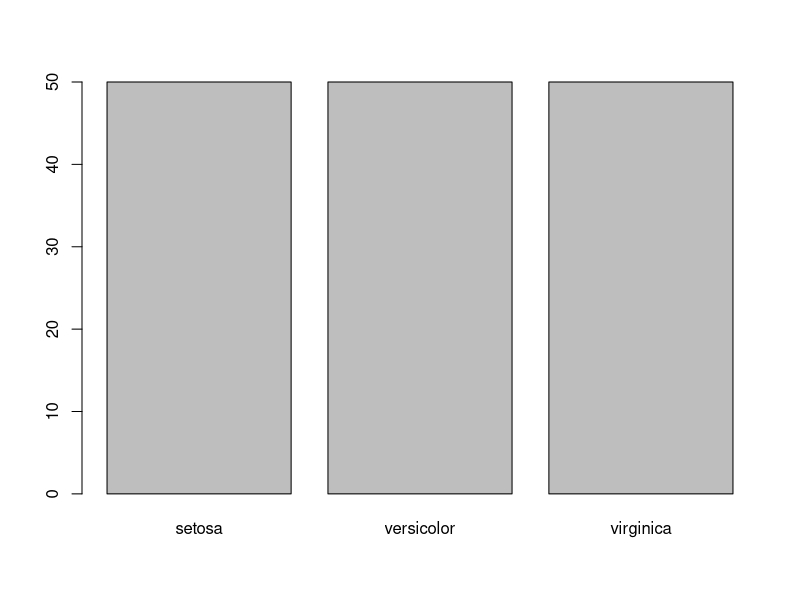
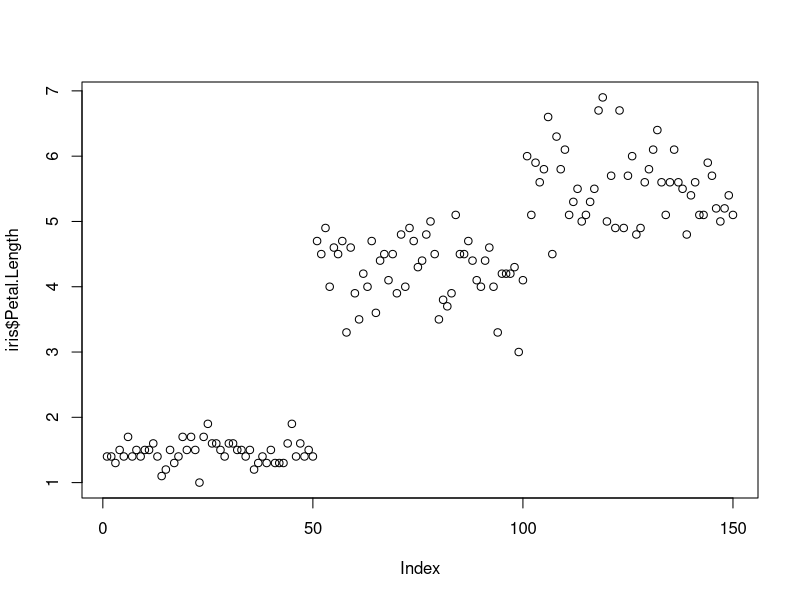
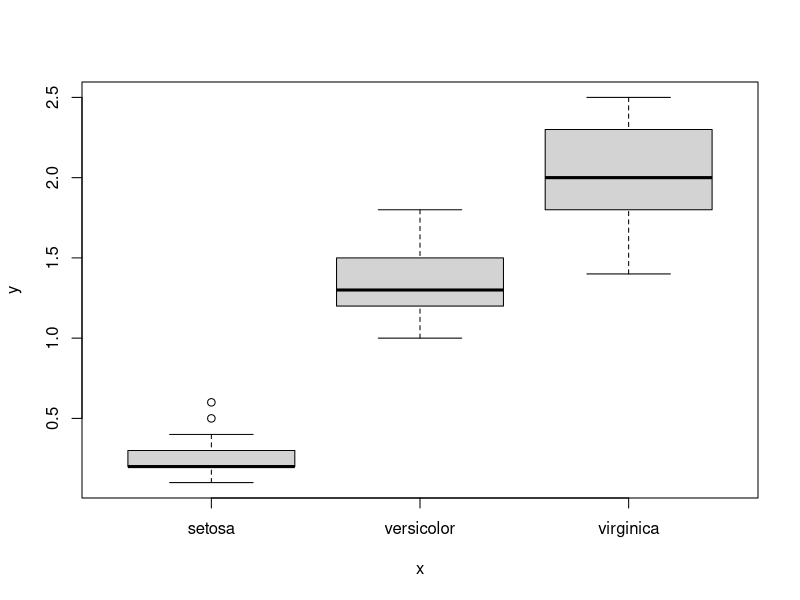
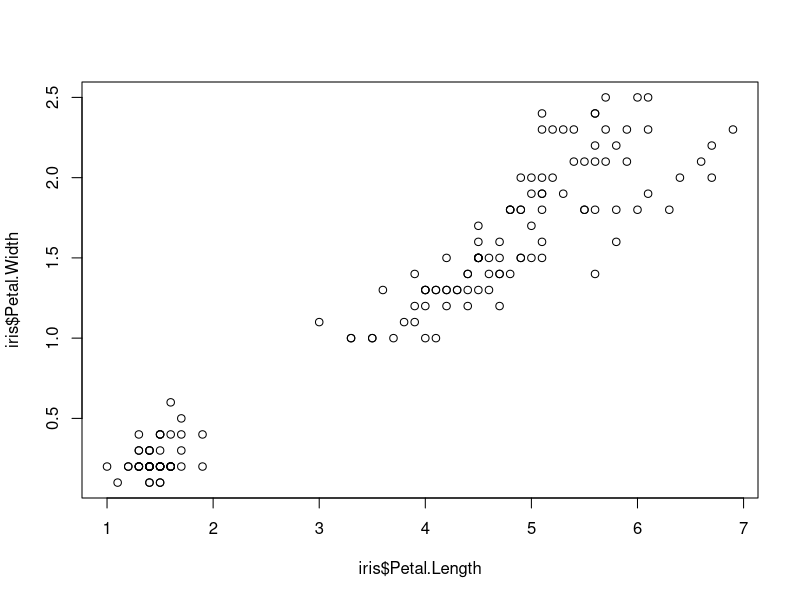
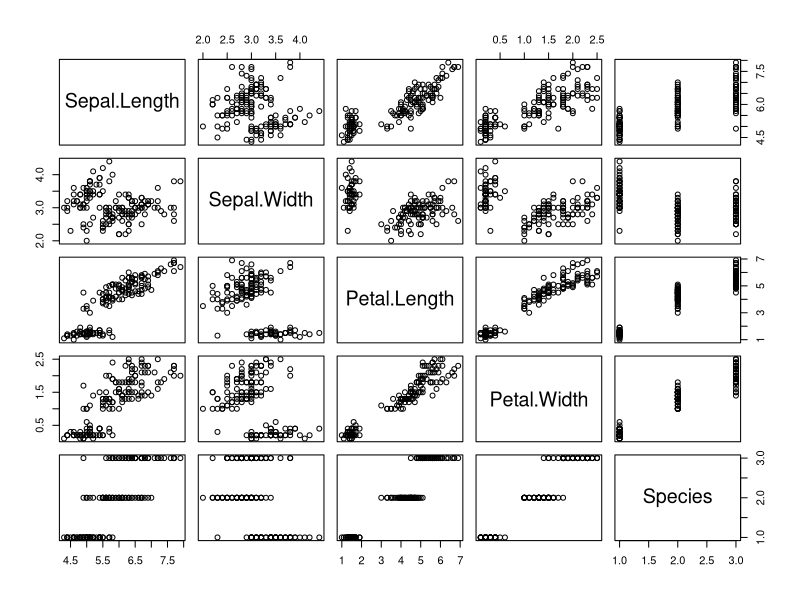
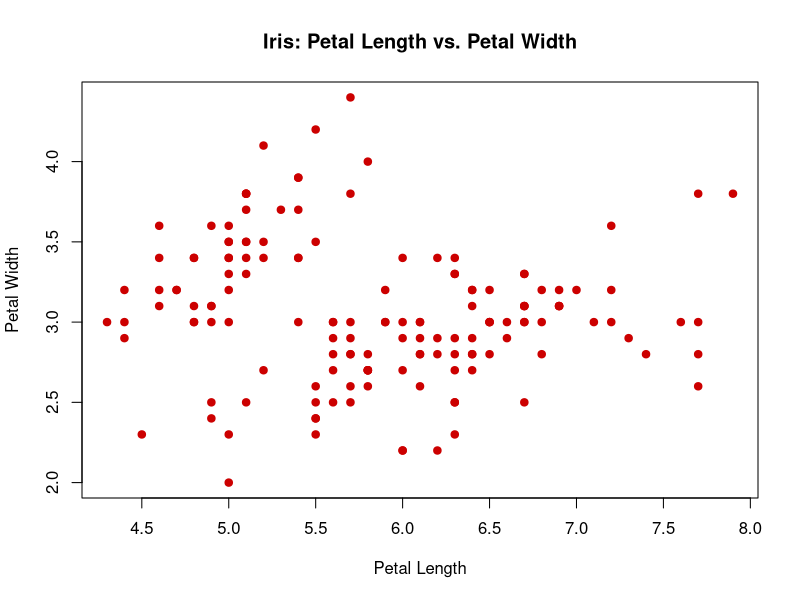
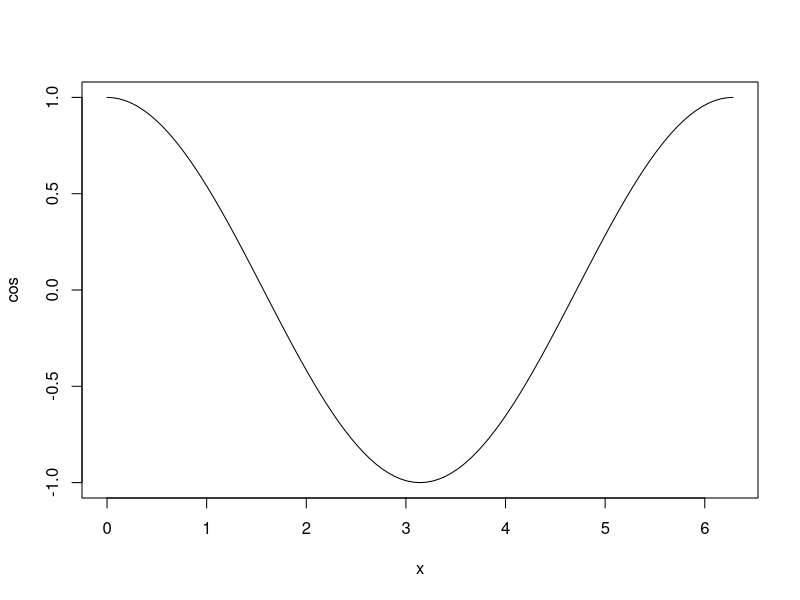
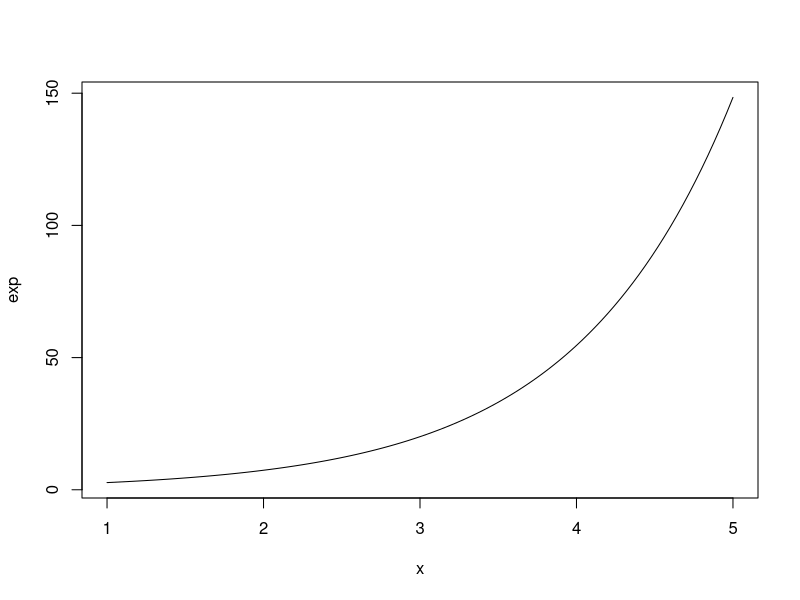

Recreate these plots in R, in order.
library(datasets)

head(iris)

?plot


plot(iris$Species)  # Categorical variable
plot(iris$Petal.Length)  # Quantitative variable
plot(iris$Species, iris$Petal.Width)  # Cat x quant
plot(iris$Petal.Length, iris$Petal.Width)  # Quant pair
plot(iris)  # Entire data frame

# Plot with options
plot(iris$Sepal.Length,iris$Sepal.Width,
     col = "#cc0000",  # Hex code for datalab.cc red
     pch = 19,         # Use solid circles for points
     main = "Iris: Petal Length vs. Petal Width",
     xlab = "Petal Length",
     ylab = "Petal Width"
)

# Plot Formulas with options
plot(cos,0,2*pi)
plot(exp,1,5)
plot(dnorm,-3,+3)

plot(dnorm,-3,+3,
     col = "#cc0000",
     lwd = 5,
     main = "Standard Normal Distribution",
     xlab = "z-scores",
     ylab = "Density"
     )

# Clear packages
detach("package:datasets", unload = TRUE)

# Clear plots
dev.off()  # But only if there IS a plot

# Clear console
cat("\014")  # ctrl+L
